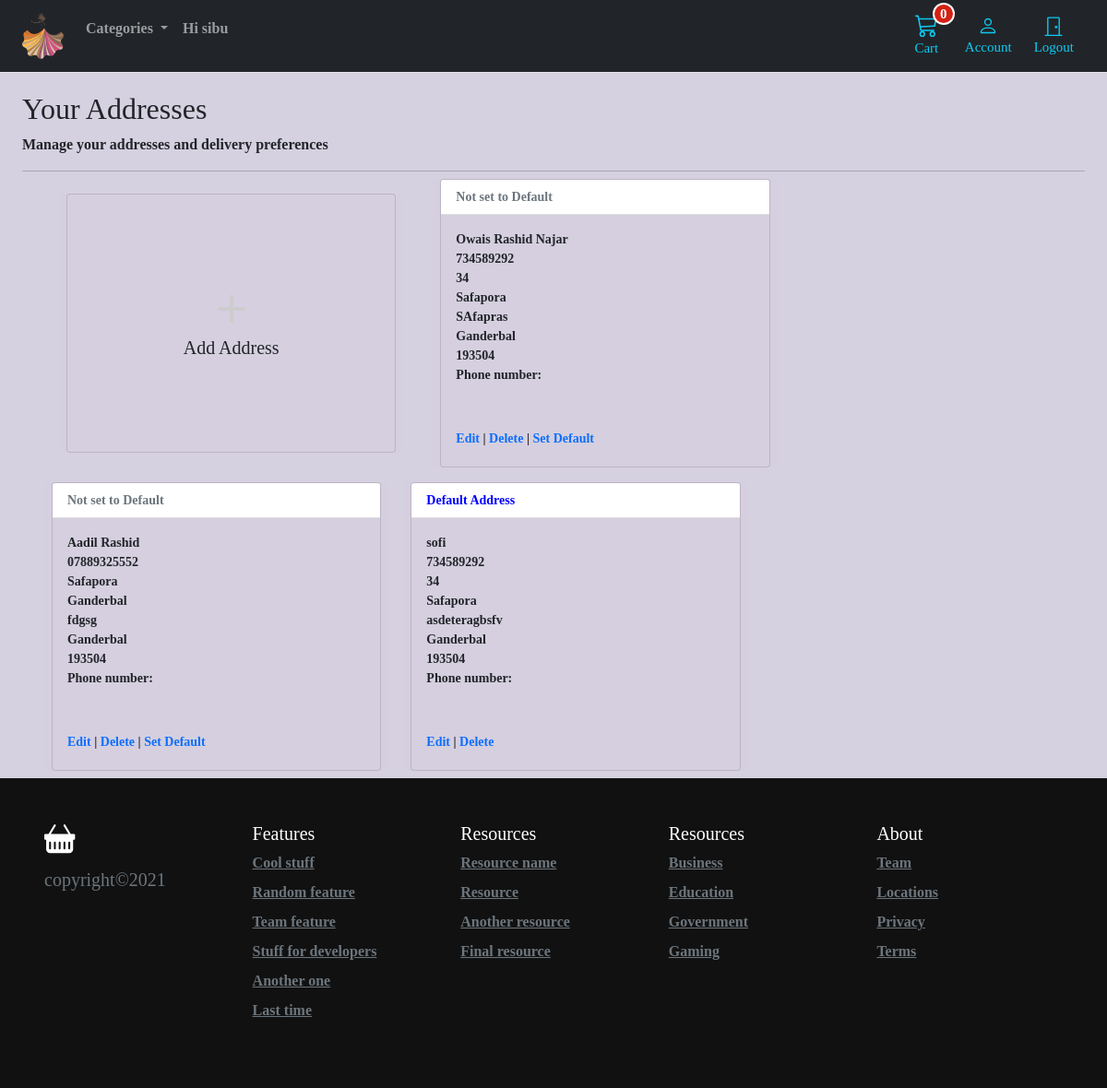
Screenshot of /account/addresses/ (signed in) with the database file from the repository.
### account/models.py (models this page shows, shortened)
class Customer(AbstractBaseUser, PermissionsMixin):
    email = models.EmailField(_('email address'), unique=True)
    user_name = models.CharField(max_length=150, unique=True)
    first_name = models.CharField(max_length=150, blank=True)
    middle_name = models.CharField(max_length=150, blank=True)
    last_name = models.CharField(max_length=150, blank=True)
    about = models.TextField(_('about'), max_length=500, blank=True)
    mobile_number = models.CharField(max_length=15, blank=True)
    is_active =  models.BooleanField(default=False)
    is_staff  =  models.BooleanField(default=False)
    created   =  models.BooleanField(default=False)
    updated   =  models.BooleanField(default=False)
    objects = CustomAccountManager()
    USERNAME_FIELD = 'email'
    REQUIRED_FIELDS = ['user_name']
    class Meta:
        verbose_name = "Acccounts"
        verbose_name_plural = "Accounts"

class Address(models.Model):
    id = models.UUIDField(primary_key=True, default=uuid.uuid4, editable=False)
    customer = models.ForeignKey(Customer, verbose_name=_('Customer'), on_delete=models.CASCADE)
    full_name = models.CharField(_('Full Name'), max_length=150)
    mobile_number = models.CharField(_('Mobile Number'), max_length=20)
    postcode = models.CharField(_('Postcode'), max_length=10)
    address = models.CharField(_('Address'), max_length=255)
    LandMark = models.CharField(_('Land Mark'), max_length=255)
    town = models.CharField(_('Town/City'), max_length=150)
    district = models.CharField(_('District'), max_length=70)
    state = models.CharField(_('State'), max_length=70, default="")
    delivery_Instructions = models.CharField(_('Delivery Instructions'), max_length=300)
    default = models.BooleanField(_('Default'), default=False)
    created = models.DateTimeField(_('Created at'), auto_now_add=True)
    updated = models.DateTimeField(_('Updated at'), auto_now=True)
    class Meta:
        verbose_name="Address"
        verbose_name_plural="Addresses"

### account/views.py (the view)
# urls.py: path("addresses/", views.addressView, name="addresses"),
@login_required
def addressView(request):
    addresses = Address.objects.filter(customer=request.user)
    context = {'addresses': addresses}
    return render(request, 'account/address/addresses.html', context)

### basket/basket.py (called while the page is built)
    def __len__(self):
        return sum(item['qty'] for item in self.basket.values())

### basket/context_processors.py (called while the page is built)
def basket(request):
    return {'basket': BaseBasket(request)}

### product/context_processors.py (called while the page is built)
def categories(request):
    return { 'categories': CategoryModel.objects.all()}

### product/models.py (called while the page is built)
    def get_absolute_url(self):
        return reverse('product:category-detail', args=[self.slug])

### templates/account/address/addresses.html (shortened to what this page needs)
{% extends 'base.html' %}
{% block 'mainContent' %}
<div class="container">
<h1 class="h2">Your Addresses</h1>
<div>Manage your <b>addresses</b> and delivery preferences</div>
<hr />
<div class="container">
    <div class="row row-cols-1 row-cols-sm-2 row-cols-md-3 g-3">
        <div style="background-color:#d5cfdff3;"  class="col m-4">
            <a href="{% url 'account:add_address' %}" class="text-reset text-decoration-none" role="button"
                style="max-width: 540px;">
                <div style="background-color:#d5cfdff3;"  class="card mb-3 h-100" style="border: dashed 2px #ccc;">
                    <div class="row g-0 h-100">
                        <div class="col-12" style="min-height:100px">
                            <div class="card-body text-center position-absolute top-50 start-50 translate-middle">
                                <svg style="color:#ccc;" xmlns="http://www.w3.org/2000/svg" width="60" height="60"
                                    fill="currentColor" class="bi bi-plus" viewBox="0 0 16 16">
                                    <path
                                        d="M8 4a.5.5 0 0 1 .5.5v3h3a.5.5 0 0 1 0 1h-3v3a.5.5 0 0 1-1 0v-3h-3a.5.5 0 0 1 0-1h3v-3A.5.5 0 0 1 8 4z" />
                                </svg>
                                <h1 class="h5">Add Address</h1>
                            </div>
                        </div>
                    </div>
                </div>
            </a>
        </div>
        {% for address in addresses %}
        <div class="col m-2" style="background-color:#d5cfdff3;" >
            <div style="background-color:#d5cfdff3;" class="card pb-3">
                <div style="background-color:#d5cfdff3;"  class="card-header bg-white small text-muted">
                    {% if address.default %}
                    <b style="color:blue;">Default Address</b>
                    {% else %}
                    Not set to Default
                    {% endif %}
                </div>
                <div class="card-body small pb-1">
                    <p class="card-text m-0 fw-bold">{{address.full_name}}</p>
                    <p class="card-text m-0">{{address.mobile_number}}</p>
                    <p class="card-text m-0">{{address.address}}</p>
                    <p class="card-text m-0">{{address.town}}</p>
                    <p class="card-text m-0">{{address.LandMark}}</p>
                    <p class="card-text m-0">{{address.district}}</p>
                    <p class="card-text m-0">{{address.postcode}}</p>
                    <p class="card-text m-0">Phone number: {{address.phone}}</p>
                    <div class="pt-5">
                        <a href="{% url 'account:edit_address' address.id %}" class="text-decoration-none">Edit</a>
                        |
                        <a href="{% url 'account:delete_address' address.id %}" class="text-decoration-none">Delete</a>
                        {% if not address.default %}
                        | <a href="{% url 'account:set_default' address.id %}" class="text-decoration-none">Set
                            Default</a>
                        {% endif %}
                    </div>
                </div>
            </div>
        </div>
        {% endfor %}
    </div>
</div>
</div>
{% endblock 'mainContent' %}

### templates/base.html (shortened to what this page needs)
{% load static %}
<!doctype html>
<html lang="en">
<head>
  <link href="https://cdn.jsdelivr.net/npm/bootstrap@5.0.1/dist/css/bootstrap.min.css" rel="stylesheet">
  <link href="{% static 'css/base.css' %}" type="text/css" rel="stylesheet">
  <link href="{% block stylesheet %}{% endblock stylesheet %}" type="text/css" rel="stylesheet">
</head>
<body>
  <header class="pb-3">
    <nav class="navbar navbar-expand-md navbar-dark bg-dark  border-bottom">
      <div class="container-fluid px-md-4">
        <div class="d-flex w-100 navbar-collapse">
          <a class="navbar-brand" href="{% url 'product:home-page' %}">
            <img src="{% static 'logo/logo.png' %}" alt="" width="45px">
          </a>
          <div class="collapse navbar-collapse" id="navbarSupportedContent">
            <ul class="navbar-nav mr-auto">
              <li class="nav-item dropdown">
                <a class="nav-link dropdown-toggle" href="#" id="navbarDropdown" role="button" data-toggle="dropdown"
                  aria-haspopup="true" aria-expanded="false">
                  <b>Categories</b>
                </a>
              </li>
              {% if user.is_authenticated %}
              <li class="nav-item">
                <p class="nav-link">Hi {{user.user_name}}</p>
              </li>
              {% endif %}
            </ul>
          </div>
          <a type="button" role="button" title="My Cart" href="{% url 'basket:basket-summary' %}"
            class="btn btn-outline-info border-0 basket-btn">
            {% with total_qty=basket|length %}
            <div id="basketQty" class="d-inline-flex basket-qty">
              {% if total_qty > 0 %}
              {{total_qty}}
              {% else %}
              0
              {% endif %}
            </div>
            {% endwith %}
            <div>
            </div>
            <span class="fs15 fw500">Cart</span>
          </a>
          <a type="button" role="button" href="{% url 'account:dashboard' %}"
            class="btn btn-outline-info border-0 basket-btn">
            <div>
            </div>
            <span class="fs15 fw500">Account</span>
          </a>
          {% if user.is_authenticated %}
          <a type="button" role="button" href="{% url 'account:logout' %}"
            class="btn btn-outline-info border-0 basket-btn">
            <div>
              <svg xmlns="http://www.w3.org/2000/svg" width="22" height="22" fill="currentColor"
                class="bi bi-door-closed" viewBox="0 0 16 16">
                <path
                  d="M3 2a1 1 0 0 1 1-1h8a1 1 0 0 1 1 1v13h1.5a.5.5 0 0 1 0 1h-13a.5.5 0 0 1 0-1H3V2zm1 13h8V2H4v13z" />
                <path d="M9 9a1 1 0 1 0 2 0 1 1 0 0 0-2 0z" />
              </svg>
            </div>
            <span class="fs15 fw500">Logout</span>
          </a>
          {% endif %}
        </div>
      </div>
    </nav>
  </header>
  <main class="pt-1">
      {% block 'mainContent' %}
      {% endblock 'mainContent' %}
  </main>
  <footer class="container-fluid p-5 footer">
    <div class="row">
      <div class="col-12 col-md">
        <h5 class="d-block mb-3 text-muted">copyright&copy;2021</h5>
      </div>
      <div class="col-6 col-md">
        <h5>Features</h5>
        <ul class="list-unstyled text-small">
          <li><a class="link-secondary" href="#">Cool stuff</a></li>
          <li><a class="link-secondary" href="#">Random feature</a></li>
          <li><a class="link-secondary" href="#">Team feature</a></li>
          <li><a class="link-secondary" href="#">Stuff for developers</a></li>
          <li><a class="link-secondary" href="#">Another one</a></li>
          <li><a class="link-secondary" href="#">Last time</a></li>
        </ul>
      </div>
      <div class="col-6 col-md">
        <h5>Resources</h5>
        <ul class="list-unstyled text-small">
          <li><a class="link-secondary" href="#">Resource name</a></li>
          <li><a class="link-secondary" href="#">Resource</a></li>
          <li><a class="link-secondary" href="#">Another resource</a></li>
          <li><a class="link-secondary" href="#">Final resource</a></li>
        </ul>
      </div>
      <div class="col-6 col-md">
        <h5>Resources</h5>
        <ul class="list-unstyled text-small">
          <li><a class="link-secondary" href="#">Business</a></li>
          <li><a class="link-secondary" href="#">Education</a></li>
          <li><a class="link-secondary" href="#">Government</a></li>
          <li><a class="link-secondary" href="#">Gaming</a></li>
        </ul>
      </div>
      <div class="col-6 col-md">
        <h5>About</h5>
        <ul class="list-unstyled text-small">
          <li><a class="link-secondary" href="#">Team</a></li>
          <li><a class="link-secondary" href="#">Locations</a></li>
          <li><a class="link-secondary" href="#">Privacy</a></li>
          <li><a class="link-secondary" href="#">Terms</a></li>
        </ul>
      </div>
    </div>
  </footer>
</body>
</html>

### static/css/base.css (style rules this page uses)
body { font-family: 'Amiri', serif; font-weight: 600; background-color: #d5cfdff3; }
.fs15 { font-size: 0.9375rem; }
.fw500 { font-weight: 500; }
.basket-qty { color: #fff; background: #d42114; border: 2px solid #fff; border-radius: 50%; text-align: center; font-size: 15px; height: 20px; width: 20px; position: absolute; box-sizing: content-box; font-weight: 600; display: flex; justify-content: center; align-items: center; top: -5px; right: -1px; }
.basket-btn { position: relative; }
.footer > div > div > ul > li { padding-bottom: 8px; }
footer { color:white; background-color:#111; }
@media (min-width: 1000px) { .container { max-width: 1000px; } }
@media (max-width: 1200px) { .container { max-width: 100%; padding:0 24px; } }

### rows the page displays
Customer: user_name "sibu"
Address: default "Not set to Default", full_name "Owais Rashid Najar", mobile_number "734589292", address "34", town "Safapora", LandMark "SAfapras", district "Ganderbal", postcode "193504"
Address: default "Not set to Default", full_name "Aadil Rashid", mobile_number "07889325552", address "Safapora", town "Ganderbal", LandMark "fdgsg", district "Ganderbal", postcode "193504"
Address: default "Default Address", full_name "sofi", mobile_number "734589292", address "34", town "Safapora", LandMark "asdeteragbsfv", district "Ganderbal", postcode "193504"
